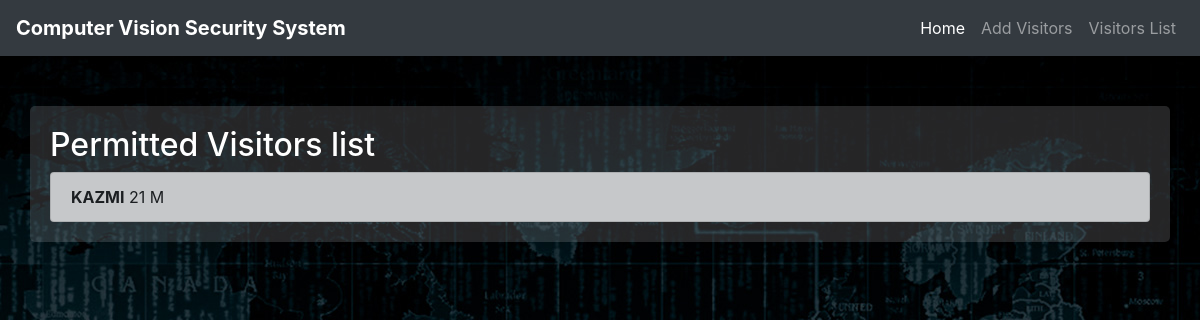
The page /visitorList on the database its author committed.
### tables this page shows
CREATE TABLE `Visitors` (
	`id`	INTEGER NOT NULL UNIQUE,
	`Name`	TEXT NOT NULL,
	`Age`	INTEGER NOT NULL,
	`Sex`	TEXT NOT NULL,
	PRIMARY KEY(`id`)
);

### server.py (the view)
@app.route('/visitorList')
def visitor_list():
    c = sqlite3.connect("faceInfoData.db")
    conn = c.cursor()
    cur = conn.execute("SELECT * FROM Visitors")
    visitors = cur.fetchall()
    return render_template("visitors_list.html",visitors = visitors)

### templates/visitors_list.html
{% extends "index2.html" %}
{% block content%}
<div class="container" id="list">
<h2>Permitted Visitors list</h2>
    <ol style="overflow: scroll" class="list-group">
    {% for visitor in visitors %}
    <li class="list-group-item list-group-item-dark"> <strong>{{ visitor[1] }}</strong>     {{ visitor[2] }}    {{ visitor[3] }}</li>
    {% endfor %}
    </ol>
</div>
{% endblock %}

### templates/index2.html (shortened to what this page needs)
<!doctype html>
<html lang="en">
  <head>
    <link rel="stylesheet" href="https://maxcdn.bootstrapcdn.com/bootstrap/4.0.0/css/bootstrap.min.css">
    <link rel="stylesheet" href="/static/css/style.css">
  </head>
  <body>
  <nav class="navbar navbar-expand-lg navbar-dark bg-dark">
      <a class="navbar-brand" href="{{ url_for('index') }}"><strong>Computer Vision Security System</strong></a>
  <div class="collapse navbar-collapse justify-content-end" id="navbarNavDropdown">
    <ul class="navbar-nav">
      <li class="nav-item active">
        <a class="nav-link" href="{{ url_for('index') }}">Home <span class="sr-only">(current)</span></a>
      </li>
      <li class="nav-item">
        <a class="nav-link" href="{{ url_for('add_visitor') }}">Add Visitors</a>
      </li>
      <li class="nav-item">
        <a class="nav-link" href="{{ url_for('visitor_list') }}">Visitors List</a>
      </li>
    </ul>
  </div>
</nav>
<div class="container-fluid">
    {% block content %}
    {% endblock %}
</div>
  </body>
</html>

### static/css/style.css (style rules this page uses)
body { background: url("cyber-security-background-14.jpg"); color: white; }
#list { background-color: rgba(184, 186, 188,0.2); padding: 20px; border-radius: 5px; margin: 0 auto; width: 100%; position: relative; top: 50px; }

### rows shown on the page
Visitors: Name "KAZMI", Age "21", Sex "M"
